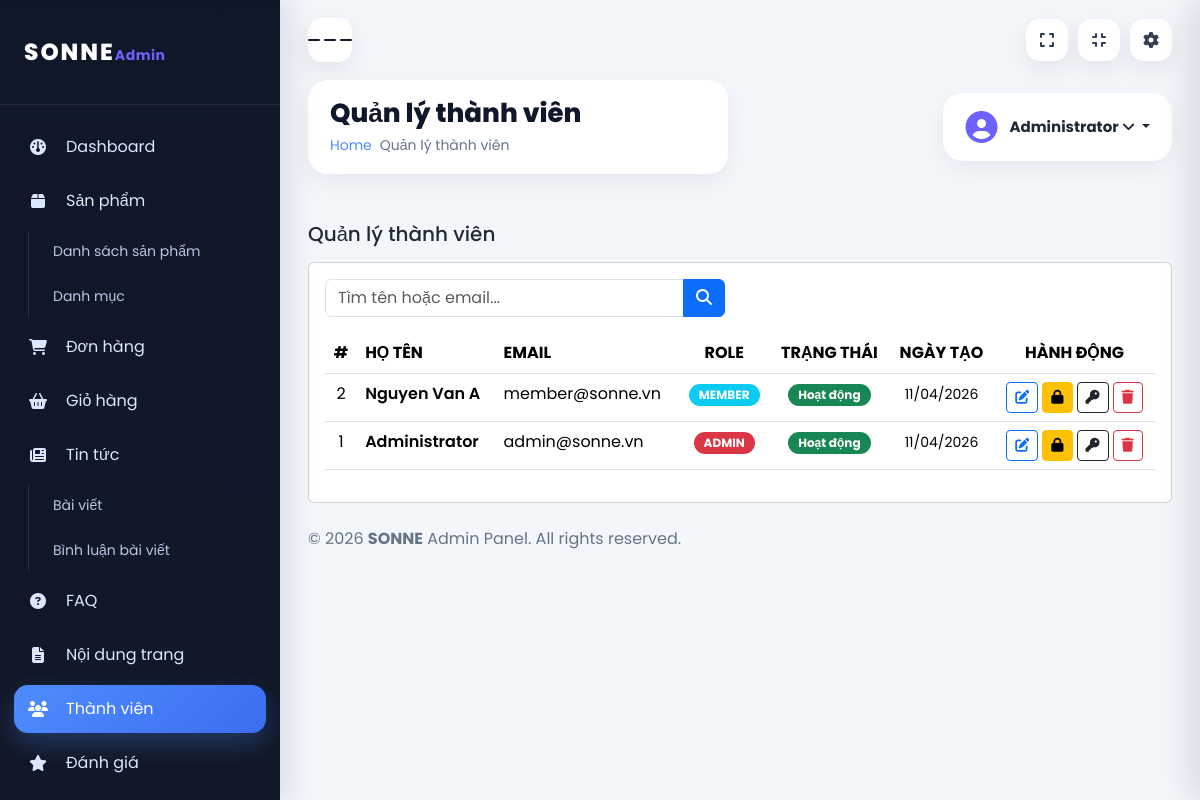
Page /admin/users (signed in) on the committed database.
### tables this page shows
CREATE TABLE users (
    id INT UNSIGNED AUTO_INCREMENT PRIMARY KEY,
    full_name VARCHAR(120) NOT NULL,
    email VARCHAR(160) NOT NULL UNIQUE,
    password VARCHAR(255) NOT NULL,
    phone VARCHAR(20) NULL,
    address VARCHAR(255) NULL,
    avatar VARCHAR(255) NULL,
    role ENUM('member','admin') NOT NULL DEFAULT 'member',
    is_locked TINYINT(1) NOT NULL DEFAULT 0,
    login_attempts INT NOT NULL DEFAULT 0,
    locked_until DATETIME NULL,
    deleted_at DATETIME NULL,
    created_at DATETIME NOT NULL DEFAULT CURRENT_TIMESTAMP,
    updated_at DATETIME NOT NULL DEFAULT CURRENT_TIMESTAMP ON UPDATE CURRENT_TIMESTAMP
);

### views/admin/users/index.php (the view, shortened to what the rows shown need)
<div class="row">
    <div class="col-12 mt-4">
        <div class="d-flex justify-content-between align-items-center mb-3">
            <h5 class="mb-0">Quản lý thành viên</h5>
        </div>
        <div class="card">
            <div class="card-body">
                <form action="<?= BASE_URL ?>/admin/users" method="GET" class="mb-3">
                    <div class="input-group" style="max-width:400px;">
                        <input type="search" name="q" value="<?= e($search ?? '') ?>"
                               class="form-control" placeholder="Tìm tên hoặc email...">
                        <button type="submit" class="btn btn-primary">
                            <i class="fa-solid fa-search"></i>
                        </button>
                    </div>
                </form>
                <div class="single-table">
                    <div class="table-responsive">
                        <table class="table table-hover text-center">
                            <thead class="text-uppercase bg-primary">
                                <tr class="text-white">
                                    <th scope="col">#</th>
                                    <th scope="col" class="text-start">Họ tên</th>
                                    <th scope="col" class="text-start">Email</th>
                                    <th scope="col">Role</th>
                                    <th scope="col">Trạng thái</th>
                                    <th scope="col">Ngày tạo</th>
                                    <th scope="col">Hành động</th>
                                </tr>
                            </thead>
                            <tbody>
                            <?php foreach ($users as $u): ?>
                            <tr>
                                <td><?= (int)$u['id'] ?></td>
                                <td class="text-start fw-semibold"><?= e($u['full_name']) ?></td>
                                <td class="text-start"><?= e($u['email']) ?></td>
                                <td>
                                    <span class="badge <?= $u['role'] === 'admin' ? 'bg-danger' : 'bg-info' ?>">
                                        <?= e(strtoupper($u['role'])) ?>
                                    </span>
                                </td>
                                <td>
                                    <?php if ($u['is_locked']): ?>
                                        <span class="badge bg-secondary">Bị khóa</span>
                                    <?php else: ?>
                                        <span class="badge bg-success">Hoạt động</span>
                                    <?php endif; ?>
                                </td>
                                <td><small><?= formatDate($u['created_at']) ?></small></td>
                                <td>
                                    <div class="d-flex justify-content-center align-items-center gap-1">
                                        <a href="<?= BASE_URL ?>/admin/users/edit/<?= (int)$u['id'] ?>"
                                           class="btn btn-sm btn-outline-primary" title="Sửa">
                                            <i class="fa-solid fa-pen-to-square"></i>
                                        </a>
                                        <form action="<?= BASE_URL ?>/admin/users/toggle-lock/<?= (int)$u['id'] ?>"
                                              method="POST" style="margin: 0;">
                                            <button type="submit" class="btn btn-sm <?= $u['is_locked'] ? 'btn-success' : 'btn-warning' ?>"
                                                    title="<?= $u['is_locked'] ? 'Mở khóa' : 'Khóa' ?>">
                                                <i class="fa-solid <?= $u['is_locked'] ? 'fa-unlock' : 'fa-lock' ?>"></i>
                                            </button>
                                        </form>
                                        <form action="<?= BASE_URL ?>/admin/users/reset-password/<?= (int)$u['id'] ?>"
                                              method="POST" style="margin: 0;"
                                              onsubmit="return confirm('Đặt lại mật khẩu về Sonne@123?')">
                                            <button type="submit" class="btn btn-sm btn-outline-dark" title="Reset mật khẩu">
                                                <i class="fa-solid fa-key"></i>
                                            </button>
                                        </form>
                                        <form action="<?= BASE_URL ?>/admin/users/delete/<?= (int)$u['id'] ?>"
                                              method="POST" style="margin: 0;"
                                              onsubmit="return confirm('Xóa thành viên này?')">
                                            <button type="submit" class="btn btn-sm btn-outline-danger" title="Xóa">
                                                <i class="fa-solid fa-trash"></i>
                                            </button>
                                        </form>
                                    </div>
                                </td>
                            </tr>
                            <?php endforeach; ?>
                            </tbody>
                        </table>
                    </div>
                </div>
            </div>
        </div>
    </div>
</div>

### core/Router.php (shortened to what the rows shown need)
<?php
class Router {
    private array $routes = [];
    private function add(string $method, string $path, string $handler): void {
        $this->routes[] = compact('method', 'pattern', 'handler');
    }
    public function dispatch(): void {
        $method = $_SERVER['REQUEST_METHOD'] ?? 'GET';
        $uri = parse_url($_SERVER['REQUEST_URI'] ?? '/', PHP_URL_PATH);
        $base = str_replace('\\', '/', dirname($_SERVER['SCRIPT_NAME'] ?? '/'));
        $base = $base === '/' ? '' : rtrim($base, '/');
        if (str_starts_with($uri, $base)) {
            $uri = substr($uri, strlen($base));
        }
        $uri = '/' . ltrim($uri, '/');
        if ($uri !== '/' ) $uri = rtrim($uri, '/');
        foreach ($this->routes as $route) {
            if ($route['method'] !== $method) continue;
            if (!preg_match($route['pattern'], $uri, $matches)) continue;
            $params = array_filter($matches, 'is_string', ARRAY_FILTER_USE_KEY);
            [$class, $action] = explode('@', $route['handler']);
            $controller = new $class();
            $controller->$action($params);
            return;
        }
    }
}

### rows in the picture
users: id "2", full_name "Nguyen Van A", email "member@sonne.vn", role "MEMBER", is_locked "Hoạt động", created_at "11/04/2026"
users: id "1", full_name "Administrator", email "admin@sonne.vn", role "ADMIN", is_locked "Hoạt động", created_at "11/04/2026"
